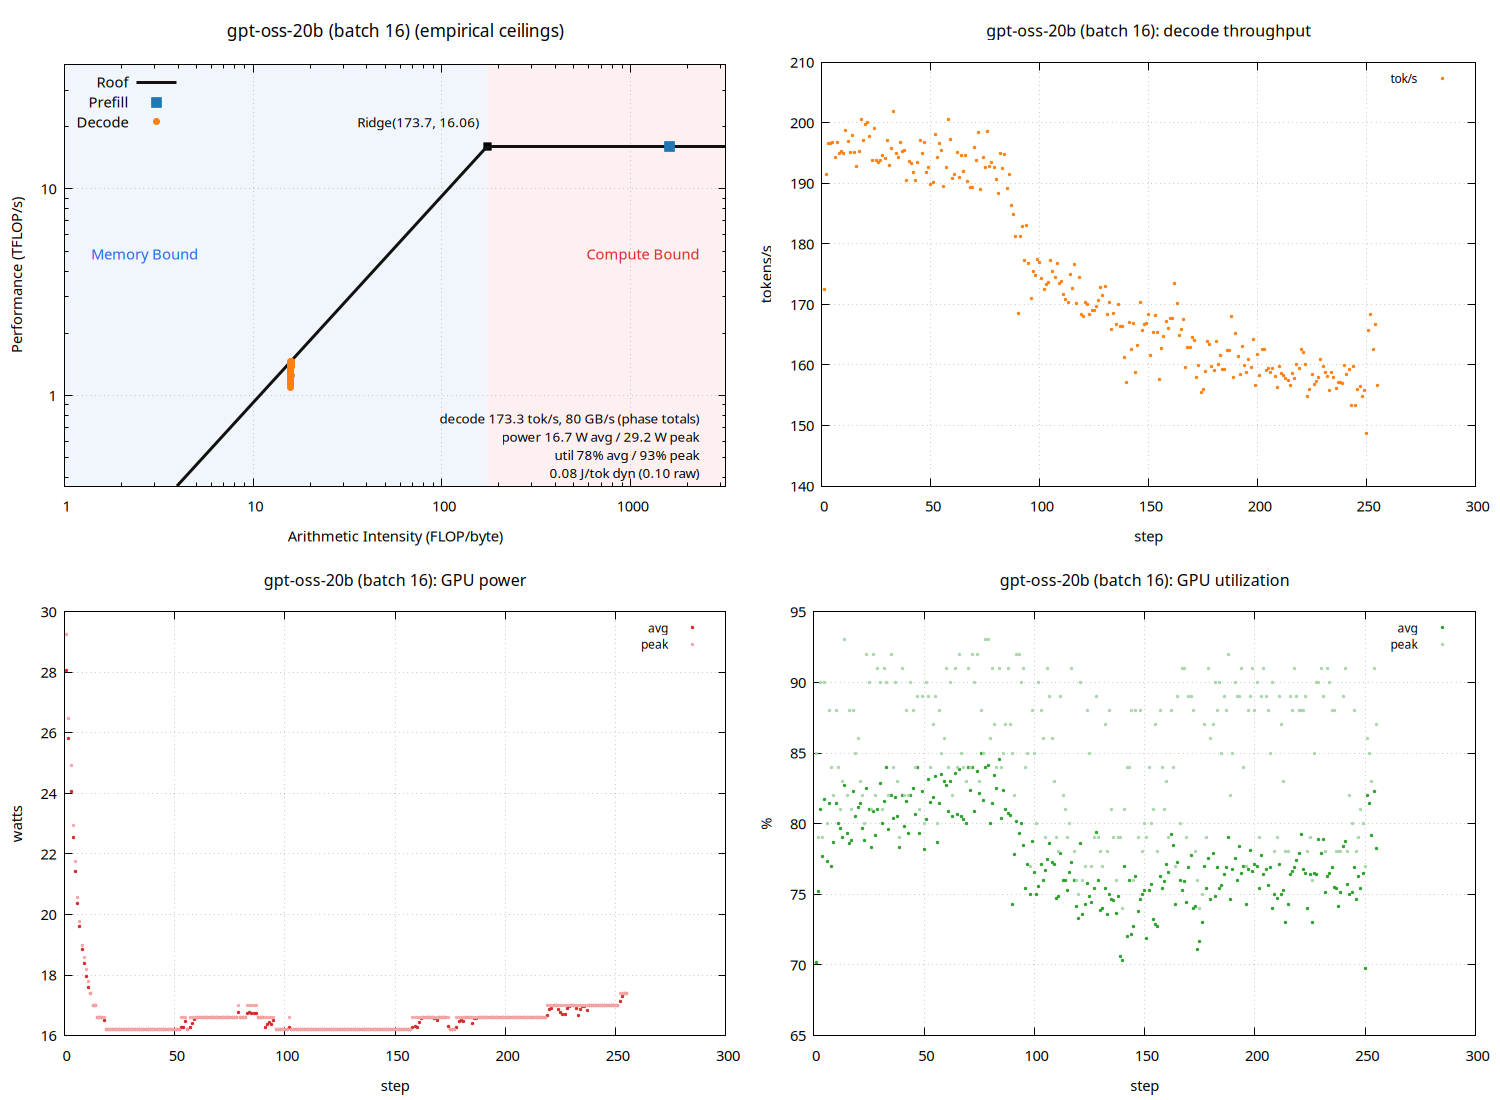

The gnuplot source for this figure:
set terminal pngcairo size 1500,1100 enhanced font 'Sans,11'
set output 'sweep_thor_tf/gpt_b016_roofline.png'
set datafile separator "\t"
set datafile missing 'NaN'
set multiplot layout 2,2
unset label
unset object
unset arrow
set title "gpt-oss-20b (batch 16) (empirical ceilings)" font ',13'
set xlabel "Arithmetic Intensity (FLOP/byte)"
set ylabel "Performance (TFLOP/s)"
set logscale xy
set xrange [1:3198.94]
set yrange [0.364692:40.1565]
set grid xtics ytics
set key top left
set object 1 rectangle from graph 0, graph 0 to first 173.694, graph 1 \
    fillcolor rgb '#dce9f7' fillstyle solid 0.45 noborder behind
set object 2 rectangle from first 173.694, graph 0 to graph 1, graph 1 \
    fillcolor rgb '#fbdcdc' fillstyle solid 0.45 noborder behind
set label 1 "Memory Bound" at graph 0.04, graph 0.55 left \
    textcolor rgb '#2563eb' font ',11'
set label 2 "Compute Bound" at graph 0.96, graph 0.55 right \
    textcolor rgb '#dc2626' font ',11'
set label 3 "Ridge(173.7, 16.06)" \
    at first 173.694, first 16.0626 right \
    point pointtype 5 pointsize 1.2 \
    offset character -1.5, character 1 font ',10'
set label 4 "decode 173.3 tok/s, 80 GB/s (phase totals)\npower 16.7 W avg / 29.2 W peak\nutil 78% avg / 93% peak\n0.08 J/tok dyn (0.10 raw)" at graph 0.96, graph 0.16 right font ',10'
peak_t = 16.0626
peak_b = 92.4765
roof(x) = (x * peak_b / 1000.0 < peak_t) ? x * peak_b / 1000.0 : peak_t
plot roof(x) with lines linewidth 3 linecolor rgb '#111111' title 'Roof', \
     'sweep_thor_tf/gpt_b016_roofline.dat' using 3:(strcol(2) eq 'prefill' ? $4 : 1/0) with points \
         pointtype 5 pointsize 1.6 linecolor rgb '#1f77b4' title 'Prefill', \
     'sweep_thor_tf/gpt_b016_roofline.dat' using 3:(strcol(2) eq 'decode' ? $4 : 1/0) with points \
         pointtype 7 pointsize 1.0 linecolor rgb '#ff7f0e' title 'Decode'

unset label
unset object
unset arrow
unset logscale
set xrange [*:*]
set yrange [*:*]
set title "gpt-oss-20b (batch 16): decode throughput" font ',12'
set xlabel "step"
set ylabel "tokens/s"
set grid xtics ytics
set key top right font ',9'
plot 'sweep_thor_tf/gpt_b016_roofline.dat' using 1:(strcol(2) eq 'decode' ? $5 : 1/0) with points pointtype 7 pointsize 0.4 linecolor rgb '#ff7f0e' title 'tok/s'

unset label
unset object
unset arrow
unset logscale
set xrange [*:*]
set yrange [*:*]
set title "gpt-oss-20b (batch 16): GPU power" font ',12'
set xlabel "step"
set ylabel "watts"
set grid xtics ytics
set key top right font ',9'
plot 'sweep_thor_tf/gpt_b016_roofline.dat' using 1:(strcol(2) eq 'decode' ? $6 : 1/0) with points pointtype 7 pointsize 0.4 linecolor rgb '#d62728' title 'avg', \
     'sweep_thor_tf/gpt_b016_roofline.dat' using 1:(strcol(2) eq 'decode' ? $8 : 1/0) with points pointtype 7 pointsize 0.4 linecolor rgb '#f4a6a6' title 'peak'

unset label
unset object
unset arrow
unset logscale
set xrange [*:*]
set yrange [*:*]
set title "gpt-oss-20b (batch 16): GPU utilization" font ',12'
set xlabel "step"
set ylabel "%"
set grid xtics ytics
set key top right font ',9'
plot 'sweep_thor_tf/gpt_b016_roofline.dat' using 1:(strcol(2) eq 'decode' ? $7 : 1/0) with points pointtype 7 pointsize 0.4 linecolor rgb '#2ca02c' title 'avg', \
     'sweep_thor_tf/gpt_b016_roofline.dat' using 1:(strcol(2) eq 'decode' ? $9 : 1/0) with points pointtype 7 pointsize 0.4 linecolor rgb '#a9d7a9' title 'peak'

unset multiplot
